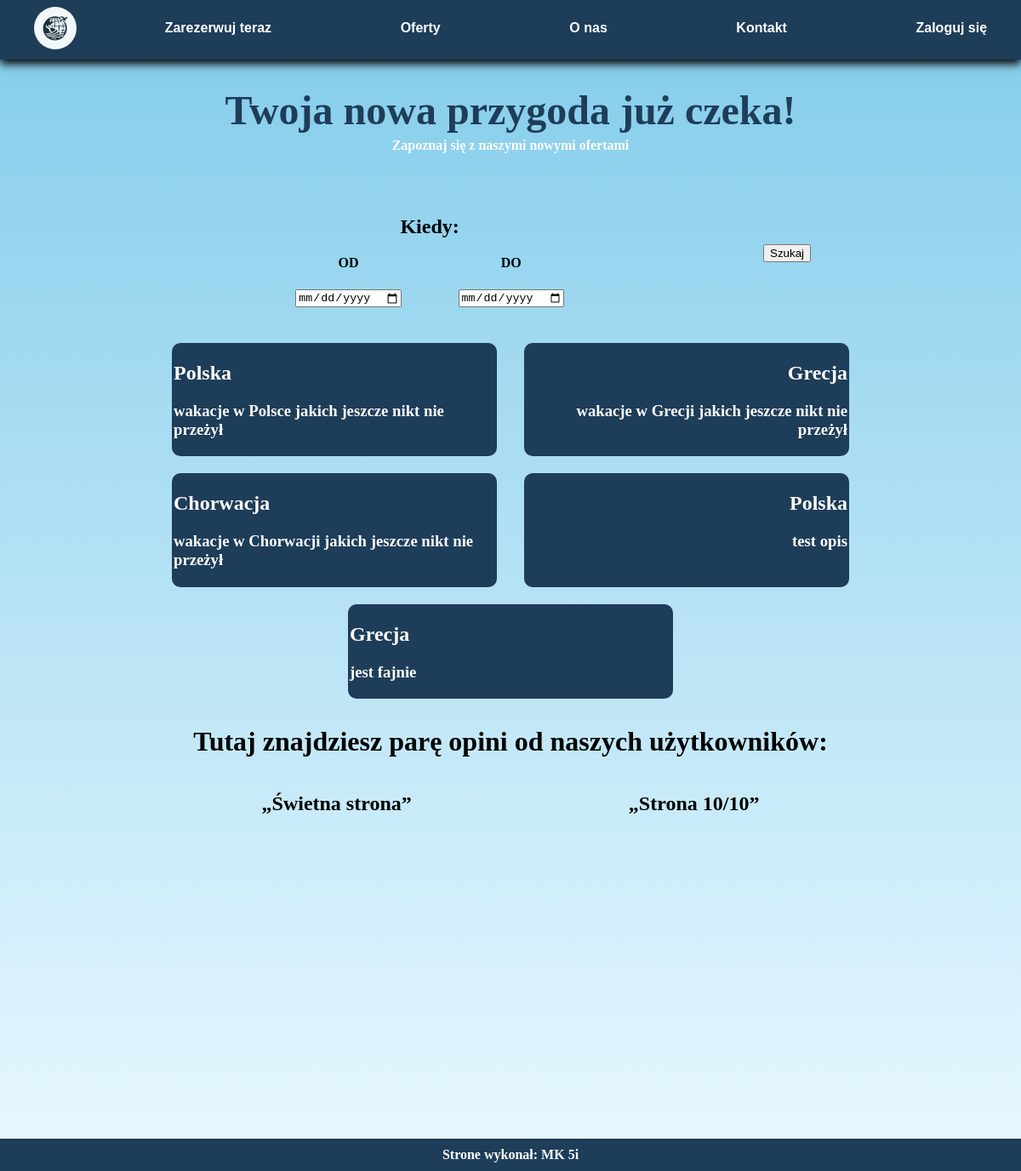
/main_page.php, run on the app's committed database.
### tables this page shows
CREATE TABLE `oferty` (
  `id_oferty` int(11) NOT NULL,
  `id_kraj` int(11) DEFAULT NULL,
  `opis` varchar(255) DEFAULT NULL,
  `daty` date DEFAULT NULL,
  `cena` float NOT NULL
);

CREATE TABLE `kraje` (
  `ID_kraje` int(11) NOT NULL,
  `Nazwa` char(30) DEFAULT NULL
);

CREATE TABLE `users` (
  `id_user` int(11) NOT NULL,
  `name` varchar(50) DEFAULT NULL,
  `pass` varchar(15) DEFAULT NULL,
  `e_mail` varchar(30) NOT NULL,
  `opinie` varchar(255) DEFAULT NULL
);

### main_page.php (the view, shortened to what this page needs)
<?php
include 'server_connection.php';
?>
<!DOCTYPE html>
<html lang="pl">
<head>
    <link rel="stylesheet" href="style.css">
</head>
<body>
    <header>
        <div class="baner">
            <div class="logo">
                <a href="main_page.php">
                    <img src="logo.jpeg" alt="logo" width="50px">
                </a>
            </div>
            <nav class="navbar">
                <ul>
                    <li><a href="#book_now">Zarezerwuj teraz</a></li>
                    <li><a href="#offers">Oferty</a></li>
                    <li><a href="#about_us">O nas</a></li>
                    <li><a href="#contact">Kontakt</a></li>
                    <li><a href="login.php">Zaloguj się</a></li>
                </ul>
            </nav>
        </div>
    </header>
    <main>
        <div class="heading" id="book_now">
            <h1>Twoja nowa przygoda już czeka!</h1>
            <h4><a href="#offers">Zapoznaj się z naszymi nowymi ofertami</a></h4>
        </div>
        <div class="search">
            <form action="tickets.php" method="post">
                <div class="when">
                    <h2>Kiedy:</h2>
                </div>
                <div class="when_input">
                    <label for="when_start">
                        <h4>OD</h4>
                        <input type="date" name="when_start">
                    </label>
                    <label for="when_end">
                        <h4>DO</h4>
                        <input type="date" name="when_end">
                    </label>
                </div>
                <div class="search_btn_container">
                    <input type="submit" value="Szukaj" class="search_btn">
                </div>
            </form>
        </div>
        <div class="offers" id="offers">
            <?php
            $offers = mysqli_query($conn, "SELECT * FROM oferty;");
            while($offer = mysqli_fetch_array($offers)){
                $kraj = mysqli_fetch_row(mysqli_query($conn,"SELECT Nazwa FROM kraje WHERE ID_kraje = $offer[id_kraj]"));
                echo "<div class='offer'><h2>".$kraj[0]."</h2><h3>".$offer['opis']."</h3></div>";
            }
            ?>
        </div>
        <div class="quotes" id="about_us">
            <h1>Tutaj znajdziesz parę opini od naszych użytkowników:</h1>
            <?php
                $opinie = mysqli_query($conn, "SELECT users.opinie FROM users WHERE users.id_user>2;");
                while($opinia = mysqli_fetch_row($opinie)){
                    echo "<div class='opinion'><h2><q>$opinia[0]</q></h2></div>";
                }
            ?>
        </div>
        <br><br><br><br><br><br><br><br><br><br><br><br><br><br><br><br><br><br><br><br>
    </main>
    <footer>
        <div class="contact" id="contact">
           <h4>Strone wykonał: MK 5i</h4>
        </div>
    </footer>
</body>
</html>

### style.css (style rules this page uses)
:root { --primary_SkyBlue: #87CEEB; --primary_GoldenYellow: #FFD700; --secondary_EmeraldGreen: #50C878; --secondary_CoralPink: #FF7F50; --accent_DeepOceanBlue: #1E3D59; --accent_SandBeige: #F5DEB3; --background_SoftWhite: #FDFDFD; --background_LightBlue: #E6F7FF; }
html { justify-content: center; }
body { margin: 0; }
header { background-color: var(--accent_DeepOceanBlue); font-family: 'Trebuchet MS', sans-serif; position: sticky; top: 0; }
img { border-radius: 50px; }
.navbar { width: 85%; background-color: var(--accent_DeepOceanBlue); }
ul { list-style-type: none; display: flex; justify-content: space-between; }
.navbar>ul>li>a { font-weight: bold; text-decoration: none; color: var(--background_SoftWhite); }
.baner { position: sticky; top: 0; background-color: var(--accent_DeepOceanBlue); display: flex; flex-direction: row; justify-content: space-around; padding: .5em; box-shadow: 0px 5px 10px black; }
main { background-image: linear-gradient(var(--primary_SkyBlue),var(--background_LightBlue)); display: flex; flex-direction: column; font-family: Georgia, serif; padding: 0 15%; }
.heading { text-align: center; }
.heading>h1 { margin-bottom: 0; font-size: 300%; color: var(--accent_DeepOceanBlue); }
.heading>h4 { margin-top: 5px; }
.heading>h4>a { text-decoration: none; color: var(--background_SoftWhite); }
.search>form { width: 100%; display: grid; grid-template-columns: auto auto auto auto; padding: 2em 0; text-align: center; }
.when { grid-row: 1; grid-column: 2; }
.when_input { grid-row: 2; grid-column: 2; display: flex; justify-content: space-around; }
.when_input>label>h4 { margin-top: 0; }
.search_btn_container { grid-row: 1 / 3; grid-column: 4; margin: auto; }
.offers { display: flex; flex-wrap: wrap; justify-content: space-evenly; }
.offer { width: 45%; border: 2px solid var(--accent_DeepOceanBlue); border-radius: 10px; margin: 10px; background-color: var(--accent_DeepOceanBlue); color: var(--background_SoftWhite); }
.offer:nth-child(even) { text-align: right; }
.quotes { text-align: center; display: flex; flex-wrap: wrap; justify-content: space-around; }
.quotes>h1 { width: 100%; }
footer { background-color: var(--accent_DeepOceanBlue); text-align: center; color: var(--background_SoftWhite); }
.contact>h4 { margin: 0; padding: 10px; }

### data on the page
oferty: id_kraj.Nazwa "Polska", opis "wakacje w Polsce jakich jeszcze nikt nie przeżył"
oferty: id_kraj.Nazwa "Grecja", opis "wakacje w Grecji jakich jeszcze nikt nie przeżył"
oferty: id_kraj.Nazwa "Chorwacja", opis "wakacje w Chorwacji jakich jeszcze nikt nie przeżył"
oferty: id_kraj.Nazwa "Polska", opis "test opis"
oferty: id_kraj.Nazwa "Grecja", opis "jest fajnie"
users: opinie "Świetna strona"
users: opinie "Strona 10/10"
